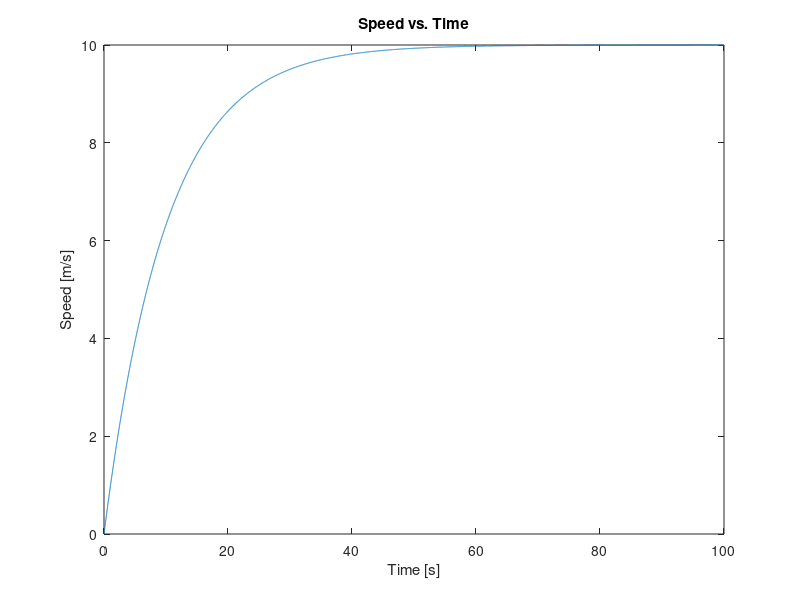

Here is the MATLAB script that generated this plot: (Note: this script raises an error after producing the figure.)
%ROB310 Problem Set 1
%Problem 1.1 Part B
close all; clear; clc;
%Define Variables
m = 1;
b = 0.1;
h = 0.01;
A = -b/m;
B = 1/m;
%Find A_D and B_D
Soln = expm([A, B; 0, 0].*h);
A_D = Soln(1,1)
B_D = Soln(1,2)
%As displayed, A_D = 0.9990 and B_D = 0.0100. The results are the same as
%the ones we have computed by hand from part A of question 1.


%ROB310 Problem Set 1
%Problem 1.1 Part C
close all; clear; clc;
%Define Variables as given or from the previous parts of question 1
u_k = 1;
k = linspace(0, 10000, 10001);
v_o = 0;
v_k = NaN(1, 10001); %initializing an array
v_k(1) = v_o;
A_D = 0.9990;
B_D = 0.0100;
%Creating v_k for k = 1,...,10000
for i = 1:10000
 v_k(i+1) = A_D*v_k(i) + B_D*u_k;
end
%Plot v_k
plot(k(1:10001)*0.01, v_k(1:10001))
%Label the graph
xlabel('Time [s]');
ylabel('Speed [m/s]');
title('Speed vs. Time');


%ROB310 Problem Set 1
%Problem 1.1 Part D
close all; clear; clc;
%Define Variables
m = 1;
b_model = 0.1; %model value of b
b_true = 0.4; %real-world value of b
h = 0.01;
u_k = 1;
k = linspace(0, 10000, 10001);
v_o = 0;
%A and B values for model and real-world values of b
A_model = -b_model/m;
A_true = -b_true/m;
B = 1/m;
%For the model b value
v_k_model = NaN(1, 10001);
v_k_model(1) = v_o;
%For the real-world b value
v_k_true = NaN(1, 10001);
v_k_true(1) = v_o;
%Find A_D and B_D for b = 0.1
Soln_model = expm([A_model, B; 0, 0].*h);
A_D_model = Soln_model(1,1);
B_D_model = Soln_model(1,2);
%Find A_D and B_D for b = 0.4
Soln_true = expm([A_true, B; 0, 0].*h);
A_D_true = Soln_true(1,1);
B_D_true = Soln_true(1,2);
%Creating y_k_model and y_k_true for k = 1,...,10000 to get the
 difference between
%them
for i = 1:10000
 v_k_model(i+1) = A_D_model*v_k_model(i) + B_D_model*u_k;
 v_k_true(i+1) = A_D_true*v_k_true(i) + B_D_true*u_k;
end
%Creating the error, the model value of b, and the real-world value of b graphs
v_k = abs(v_k_model - v_k_true);
plot(k(1:10001)*0.01, v_k(1:10001), 'r')
hold on;
plot(k(1:10001)*0.01, v_k_model(1:10001),'cyan')
hold on;
plot(k(1:10001)*0.01, v_k_true(1:10001), 'b')
hold off;
%Label the graph and add a legend
xlabel('Time [s]');
ylabel('Error');
title('Absolute Error Value between Model and Real-World b values');
legend('Error', 'Model', 'Real-World');


%ROB310 Problem Set 1
%Problem 1.1 Part E
close all; clear; clc;
%Define Variables
u_k = 1;
k = linspace(0, 10000, 10001);
v_o = 0;
v_k = NaN(1, 10001);
v_k(1) = v_o;
theta = 30*pi/180; %30 degrees in radians
m = 1;
g = 10;
%Since the question did not specify which b value one should be using
 to
%solve for this question, so I assumed that I should use b = 0.1
%With b = 0.1, the calculated A_D and B_D are:
A_D = 0.9990;
B_D = 0.0100;
%The affected u_k
added_input = m*g*sin(theta);
u_k_new = u_k + added_input;
%Creating y_k for k = 1,...,10000 after parameters modifications
for i = 1:10000
 v_k(i+1) = A_D*v_k(i) + B_D*(u_k_new);
end
%Plot the new graph
plot(k(1:10001)*0.01, v_k(1:10001))
%Label the graph
xlabel('Time [s]');
ylabel('Speed [m/s]');
title('Speed vs. Time');
